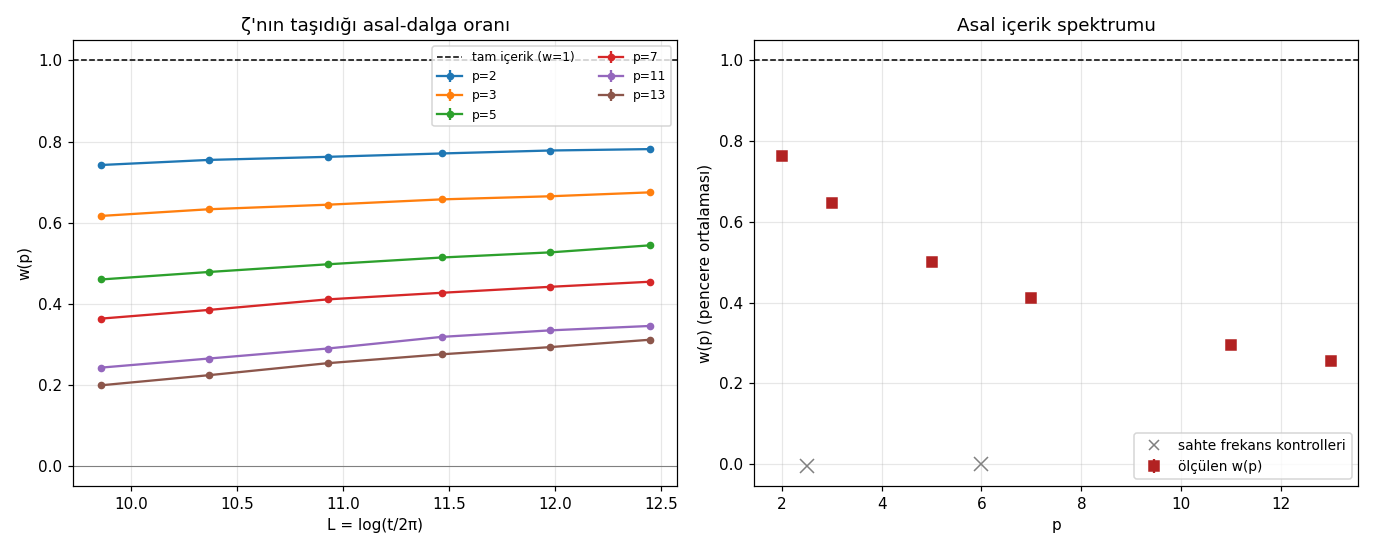

Recreate this plot in Python.
"""
45 — w(p) KALİBRASYONU: ζ ASAL DALGASININ YÜZDE KAÇINI TAŞIYOR? (17 Ağustos 2026)
==================================================================================

Explicit formula: log|Z(t)| ⊃ Σ_p w_p · p^{-1/2} cos(t log p) + ...
(tam Euler çarpanı = w_p = 1; 44'teki aşırı-çıkarma w<1'i VEYA istatistik
artefaktını gösteriyor olabilirdi — bu ölçüm ikisini AYIRIR.)

Yöntem (CUE'suz, bölmesiz, doğrudan):
  Her aralıkta tepe konumu t_pk ve unfold tepe ã ölçülü.
  Regresyon: log ã ~ 1 + g̃ + g̃² + Σ_p [a_p cos(t_pk log p) + b_p sin(t_pk log p)]
  → w_p = a_p / p^{-1/2}

Yerleşik kontroller:
  - b_p ≈ 0 olmalı (teori saf kosinüs; faz kayması = sorun işareti)
  - Sahte frekanslar (ω = log 2.5, log 6.0) → katsayı ≈ 0 olmalı
  - w_p(L) pencereler arası tutarlılık

p büyüdükçe uyarı: dalga periyodu 2π/log p aralık boyutuna yaklaşır (p=13'te
~5 aralık) → "aralık içinde sabit" varsayımı zayıflar, hafif yanlılık olabilir.
"""

import numpy as np
import matplotlib.pyplot as plt
from pathlib import Path

HERE = Path(__file__).resolve().parent
TWO_PI = 2 * np.pi
A = (np.e**2 - 5) / 2
B0, B1 = 2.7580, -0.0543

# --- Riemann-Siegel (41 ile aynı) ---
def theta(t):
    return t / 2 * np.log(t / TWO_PI) - t / 2 - np.pi / 8 + 1 / (48 * t) + 7 / (5760 * t**3)

def Z_rs(t, chunk=20000):
    t = np.asarray(t, dtype=np.float64)
    out = np.empty_like(t)
    for s in range(0, len(t), chunk):
        tt = t[s:s + chunk]
        a = np.sqrt(tt / TWO_PI)
        N = a.astype(np.int64)
        th = theta(tt)
        z = np.zeros_like(tt)
        for Nv in np.unique(N):
            m = N == Nv
            n = np.arange(1, Nv + 1)
            ph = th[m, None] - tt[m, None] * np.log(n)[None, :]
            z[m] = 2 * (np.cos(ph) @ (n**-0.5))
        p = a - N
        cp = np.cos(TWO_PI * p)
        cp = np.where(np.abs(cp) < 1e-8, 1e-8 * np.sign(cp + 1e-300), cp)
        psi = np.cos(TWO_PI * (p**2 - p - 1 / 16)) / cp
        z += (-1) ** (N - 1) * (tt / TWO_PI) ** -0.25 * psi
        out[s:s + chunk] = z
    return out

PRIMES = [2, 3, 5, 7, 11, 13]
FAKES = [2.5, 6.0]  # kontrol frekansları (asal değil, log'ları asal log'u değil)

d41 = np.load(HERE / "41_bigT_windows.npz")
keys = sorted({k.split("_")[1] for k in d41.files}, key=lambda s: int(s[:-1]))

results = {p: [] for p in PRIMES}
fakes_res = {f: [] for f in FAKES}
sins_res = {p: [] for p in PRIMES}
Ls = []

print(f"{'L':>6} | " + " ".join(f"w({p})".rjust(7) for p in PRIMES)
      + " | " + " ".join(f"sahte{f}".rjust(8) for f in FAKES))
for wkey in keys:
    gaps = d41[f"gaps_{wkey}"]; tmid = d41[f"tmid_{wkey}"]
    Lw = np.log(tmid / TWO_PI)
    L = float(Lw.mean())
    g_lo = tmid - gaps / 2

    # tepe konumu + genlik (24 nokta grid — 44 ile aynı)
    u = np.arange(1, 25) / 25
    tt = g_lo[:, None] + gaps[:, None] * u[None, :]
    Zg = np.abs(Z_rs(tt.ravel())).reshape(tt.shape)
    j = np.argmax(Zg, axis=1)
    t_pk = tt[np.arange(len(j)), j]
    amps = Zg[np.arange(len(j)), j]

    g_u = gaps * Lw / TWO_PI
    a_u = amps / np.sqrt(A * Lw + B0 + B1 / Lw)
    y = np.log(a_u)

    # tasarım matrisi
    cols = [np.ones_like(y), g_u, g_u**2]
    for p in PRIMES:
        cols += [np.cos(t_pk * np.log(p)), np.sin(t_pk * np.log(p))]
    for f in FAKES:
        cols += [np.cos(t_pk * np.log(f))]
    X = np.vstack(cols).T
    beta, res_, *_ = np.linalg.lstsq(X, y, rcond=None)
    resid = y - X @ beta
    sigma2 = resid.var()
    cov = sigma2 * np.linalg.inv(X.T @ X)
    se = np.sqrt(np.diag(cov))

    Ls.append(L)
    off = 3
    wvals = []
    for i, p in enumerate(PRIMES):
        a_p, b_p = beta[off + 2 * i], beta[off + 2 * i + 1]
        w_p = a_p / p**-0.5
        se_w = se[off + 2 * i] / p**-0.5
        results[p].append((w_p, se_w))
        sins_res[p].append(b_p / p**-0.5)
        wvals.append(w_p)
    foff = off + 2 * len(PRIMES)
    fvals = []
    for i, f in enumerate(FAKES):
        fv = beta[foff + i]
        fakes_res[f].append((fv, se[foff + i]))
        fvals.append(fv)
    print(f"{L:>6.2f} | " + " ".join(f"{w:7.3f}" for w in wvals)
          + " | " + " ".join(f"{v:8.4f}" for v in fvals))

# özetler
print("\nAğırlıklı ortalama w(p) (6 pencere):")
for p in PRIMES:
    ws = np.array([r[0] for r in results[p]])
    es = np.array([r[1] for r in results[p]])
    wm = np.sum(ws / es**2) / np.sum(1 / es**2)
    em = 1 / np.sqrt(np.sum(1 / es**2))
    sin_rms = np.sqrt(np.mean(np.array(sins_res[p])**2))
    print(f"  w({p:>2}) = {wm:+.4f} ± {em:.4f}   (sin bileşeni RMS {sin_rms:.3f} — 0 olmalı)")
print("Sahte frekans kontrolleri (0 olmalı):")
for f in FAKES:
    vs = np.array([r[0] for r in fakes_res[f]])
    print(f"  ω=log{f}: ortalama katsayı {vs.mean():+.4f} (RMS {np.sqrt((vs**2).mean()):.4f})")

# grafik
fig, axes = plt.subplots(1, 2, figsize=(12.5, 5))
ax = axes[0]
for p in PRIMES:
    ws = [r[0] for r in results[p]]
    es = [r[1] for r in results[p]]
    ax.errorbar(Ls, ws, yerr=es, fmt="o-", ms=4, label=f"p={p}")
ax.axhline(1, color="k", ls="--", lw=1, label="tam içerik (w=1)")
ax.axhline(0, color="gray", lw=0.7)
ax.set_xlabel("L = log(t/2π)"); ax.set_ylabel("w(p)")
ax.set_title("ζ'nın taşıdığı asal-dalga oranı")
ax.legend(fontsize=8, ncol=2); ax.grid(alpha=0.3)

ax = axes[1]
pm = np.array(PRIMES, dtype=float)
wm_arr, em_arr = [], []
for p in PRIMES:
    ws = np.array([r[0] for r in results[p]])
    es = np.array([r[1] for r in results[p]])
    wm_arr.append(np.sum(ws / es**2) / np.sum(1 / es**2))
    em_arr.append(1 / np.sqrt(np.sum(1 / es**2)))
ax.errorbar(pm, wm_arr, yerr=em_arr, fmt="s", ms=6, c="firebrick",
            label="ölçülen w(p)")
ax.axhline(1, color="k", ls="--", lw=1)
for f in FAKES:
    vs = np.array([r[0] for r in fakes_res[f]])
    ax.plot(f, vs.mean(), "x", ms=9, c="gray")
ax.plot([], [], "x", c="gray", label="sahte frekans kontrolleri")
ax.set_xlabel("p"); ax.set_ylabel("w(p) (pencere ortalaması)")
ax.set_title("Asal içerik spektrumu")
ax.legend(fontsize=9); ax.grid(alpha=0.3)

plt.tight_layout()
out = HERE / "45_wp_kalibrasyon.png"
plt.savefig(out, dpi=110)
print(f"\nGrafik: {out.name}")
